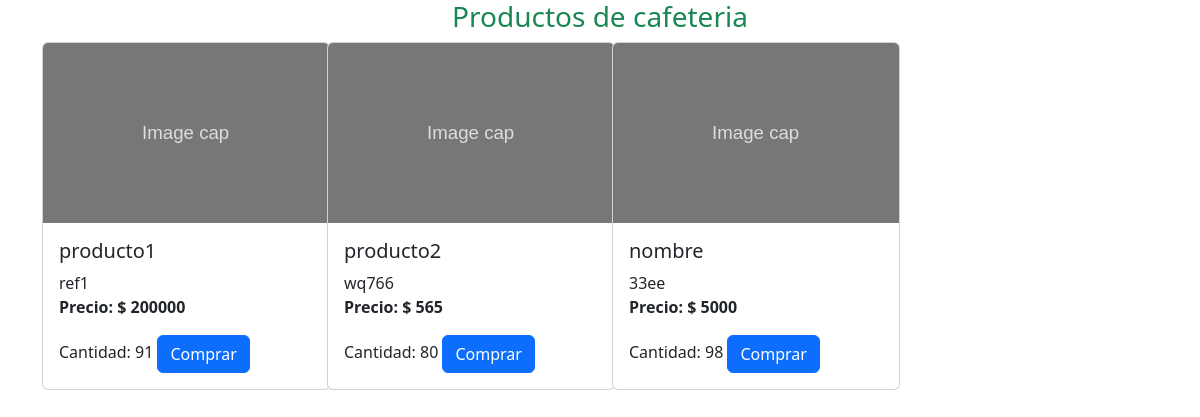
The page /productos.php on the database its author committed.
### tables this page shows
CREATE TABLE `productos` (
  `id` int(11) NOT NULL,
  `nombre` varchar(100) NOT NULL,
  `ref` varchar(100) NOT NULL,
  `precio` int(100) NOT NULL,
  `peso` int(100) NOT NULL,
  `cat` varchar(100) NOT NULL,
  `stock` int(100) NOT NULL,
  `fecha` varchar(100) NOT NULL
);

### productos.php (the view, shortened to what this page needs)
<?php
include "view/head.php";
include "controller/stock.php";
?>
    <div class="container">
        <div class="row">
            <h3 class="text-center text-success">Productos de cafeteria</h3>
         <div class="col-lg-12 col-md-12 col-sm-12">
           <div class="row">
            <?php
            $sql= $con->query("select * from productos");
            while($data = $sql->fetch_object()){ ?>
           <div  class="col-lg-3 col-md-4 col-sm-6">
          <form method="POST">
           <div class="card" style="width: 18rem;">
              <img class="card-img-top" alt="Card image cap">
              <div class="card-body">
                <h5 class="card-title"><?= $data->nombre ?></h5>
                <span class="card-text"><?= $data->ref ?></span>
                <p class="card-text"><b>Precio: $ <?= $data->precio ?></b></p>
                <spanp>Cantidad: <?= $data->stock ?></spanp>
                <a type="submit" href="productos.php?id=<?= $data->id ?>&nombre=<?= $data->nombre ?>&stock=<?= $data->stock ?>" class="btn btn-primary" name="btnComprar">Comprar</a>
              </div>
            </div>
            </div>
         <?php } ?>
         </div>
      </div>
     </div>
    </div>
<?php include "view/footer.php"; ?>

### view/head.php (shortened to what this page needs)
<!doctype html>
<html lang="en">
  <head>
    <link rel="stylesheet" href="view/css/bootstrap.min.css">
    <link rel="stylesheet" href="https://cdnjs.cloudflare.com/ajax/libs/font-awesome/6.1.2/css/all.min.css">
  </head>
  <body>

### view/footer.php (shortened to what this page needs)
  </body>
</html>

### rows shown on the page
productos: nombre "producto1", ref "ref1", precio "200000", stock "91"
productos: nombre "producto2", ref "wq766", precio "565", stock "80"
productos: nombre "nombre", ref "33ee", precio "5000", stock "98"
